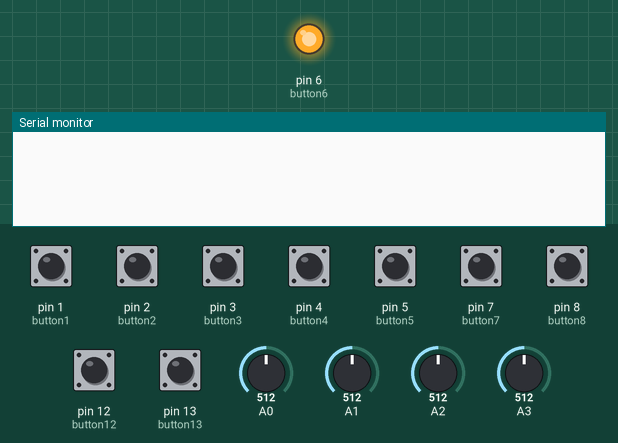
Bench run of a sketch on a simulated Teensy 4. Parts: output pins drawn as LEDs (lit = HIGH), the last lines printed to the serial monitor. The inputs (shaded band) are chosen by the test bench; at power-on: pin 1 (button1), pin 2 (button2), pin 3 (button3), pin 4 (button4), pin 5 (button5), pin 7 (button7), pin 8 (button8), pin 12 (button12), pin 13 (button13) HIGH, A0 = 512, A1 = 512, A2 = 512, A3 = 512.

Above: at 1.2 s.
1.3 s: pin 12 (button12) pulled LOW for 0.15 s
At 1.44 s:
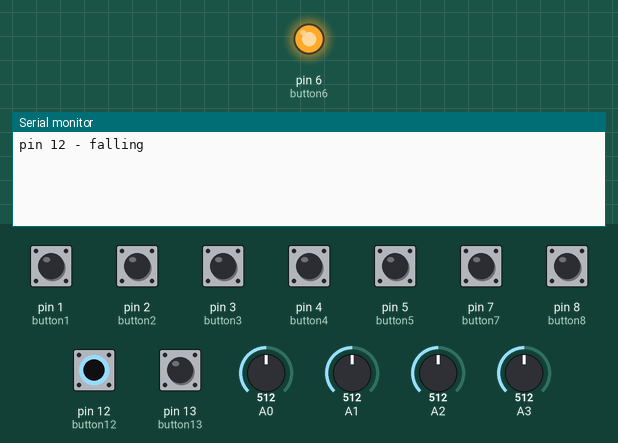
At 2.7 s:
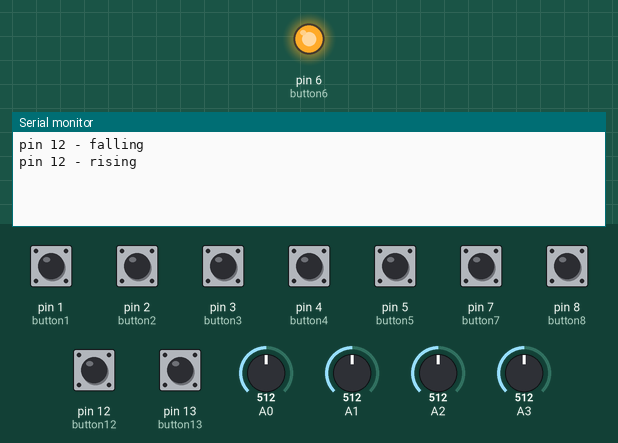

The sketch:

MasterMidiRev17.ino
```cpp
// Pot declarations
#include <Bounce.h>
const int numReadings = 30; // Smoothing amount
int readings[numReadings] = {0,0,0,0,0}; // Set the readings from the analog input to 0
int pots = 4; // The number of pots
int index = 0; // The index of the current reading
int total = 0; // Running total array
int pintotal[6] = {0,0,0,0,0}; // Pin total
int average[6] = {0,0,0,0,0}; // Pin average
int averageLowRes[6] = {0,0,0,0,0};
int channel = 1; // Set midi channel to send to 1
int lastreading[6] = {0,0,0,0,0}; // Set the last readings to 0
int lastreadingLowRes[6] = {0,0,0,0,0}; // Set the last readings to 0
int midichannel = 0;
unsigned int converted = 0;

// Button declarations
Bounce button1 = Bounce(1, 5);  // 5 = 5 ms debounce time
Bounce button2 = Bounce(2, 5);
Bounce button3 = Bounce(3, 5);
Bounce button4 = Bounce(4, 5);
Bounce button5 = Bounce(5, 5);
Bounce button6 = Bounce(6, 5);
Bounce button7 = Bounce(7, 5);
Bounce button8 = Bounce(8, 5);
Bounce button12 = Bounce(12, 5);
Bounce button13 = Bounce(13, 5);
const int channelbutton = 6;

// Begin main loop
void setup()
  {
  // Button config
  // Configure the pins for input mode with pullup resistors.
  // The pushbuttons connect from each pin to ground.
  pinMode(1, INPUT_PULLUP);
  pinMode(2, INPUT_PULLUP);
  pinMode(3, INPUT_PULLUP);
  pinMode(4, INPUT_PULLUP);
  pinMode(5, INPUT_PULLUP);
  pinMode(6, INPUT_PULLUP);
  pinMode(7, INPUT_PULLUP);
  pinMode(8, INPUT_PULLUP);
  pinMode(12, INPUT_PULLUP);
  pinMode(13, INPUT_PULLUP);

  Serial.begin(31250);   // Standard midi rate
  pinMode(6, OUTPUT);
  }

void loop()
  {
  digitalWrite(6, HIGH);

  for (int i = 0; i < pots; i++ )  // Get reading for all potentiometers
    {
    index = 0;  // Set index to zero

    for (int j = 0; j < numReadings; j++ )  // Loop to create average reading
        {
        // Subtract the last reading
        total = total - readings[index];
        // Read from the sensor
        readings[index] = analogRead(i);
        // Add the reading to the total
        total = total + readings[index];
        // Advance to the next position in the array
        index = index++;
        pintotal[i] = total;
        }

       average[i] = (pintotal[i]/numReadings);    // Calculate the average
       averageLowRes[i] = (pintotal[i]/numReadings) / 8; // Calculate the average Divide by 8 to make between 0-127
       converted = (pintotal[i]/numReadings) * 16;
       midichannel = i + 1;


            if ((i < 2) && (lastreading[i] != average[i]))// Hi-res pots
                {
                usbMIDI.sendPitchBend(converted, midichannel); //send hi-res pot data

              }
            if ((i >= 2) && (lastreadingLowRes[i] != averageLowRes[i]))
                {
                usbMIDI.sendControlChange(i, averageLowRes[i], midichannel); //send low-res pot data

             }
  lastreadingLowRes[i] = averageLowRes[i];   // Set last array value to current value

      lastreading[i] = average[i];   // Set last array value to current value


  // Update all the buttons.  There should not be any long
  // delays in loop(), so this runs repetitively at a rate
  // faster than the buttons could be pressed and released.

  button1.update();
  button2.update();
  button3.update();
  button4.update();
  button5.update();
  button6.update();
  button7.update();
  button8.update();
  button12.update();
  button13.update();


  // falling = high (not pressed - voltage from pullup resistor)
  // to low (pressed - button connects pin to ground)
  if (button12.fallingEdge()) {
    usbMIDI.sendNoteOn(60, 99, channelbutton);  // 60 = C4
    Serial.println("pin 12 - falling");
  }
  if (button13.fallingEdge()) {
    usbMIDI.sendNoteOn(61, 99, channelbutton);  // 61 = C#4
        Serial.println("pin 13 - falling");
  }


  // rising = low (pressed - button connects pin to ground)
  //          to high (not pressed - voltage from pullup resistor)
  if (button12.risingEdge()) {
    usbMIDI.sendNoteOff(60, 0, channelbutton);  // 60 = C4
        Serial.println("pin 12 - rising");
  }
  if (button13.risingEdge()) {
    usbMIDI.sendNoteOff(61, 0, channelbutton);  // 61 = C#4
        Serial.println("pin 13 - rising");
  }


    delay(5);  // Delay output by 5ms
}


  }
```

Measured:
- after the input at 1.3 s, the serial monitor: prints a new line at once (image 1)
